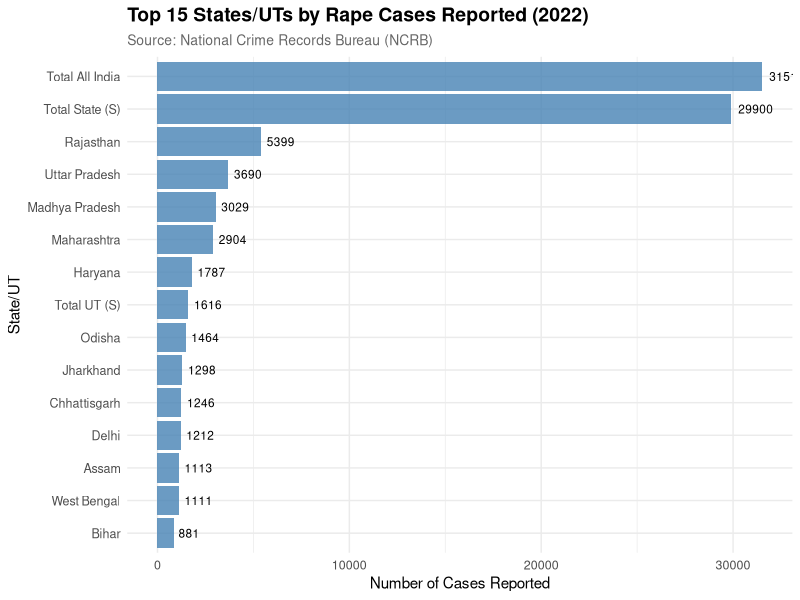
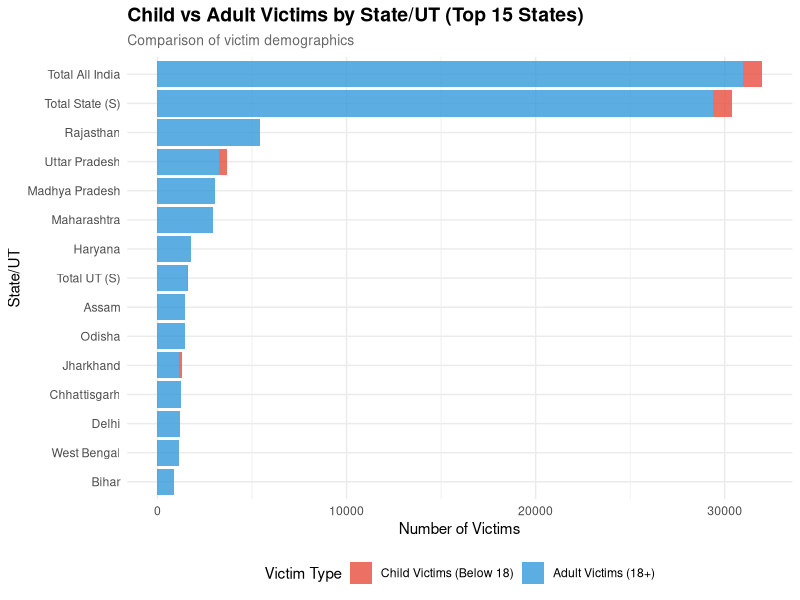
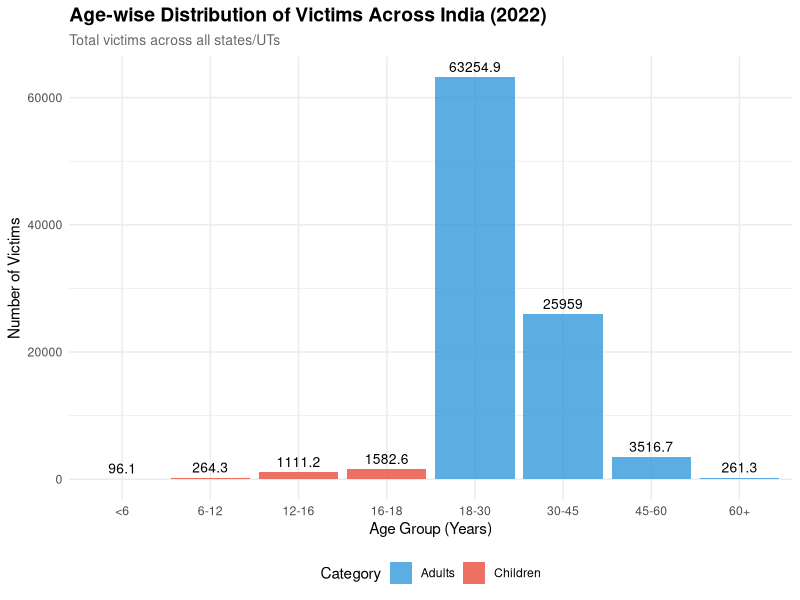
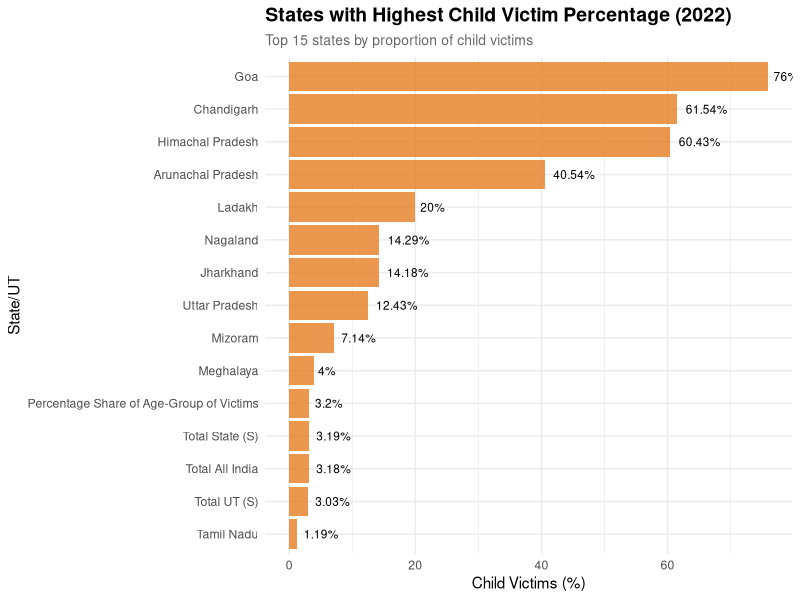
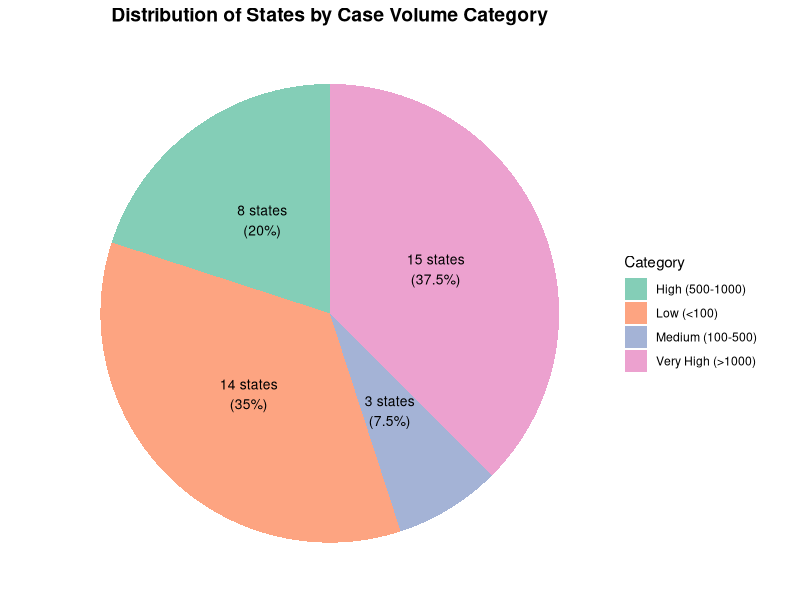
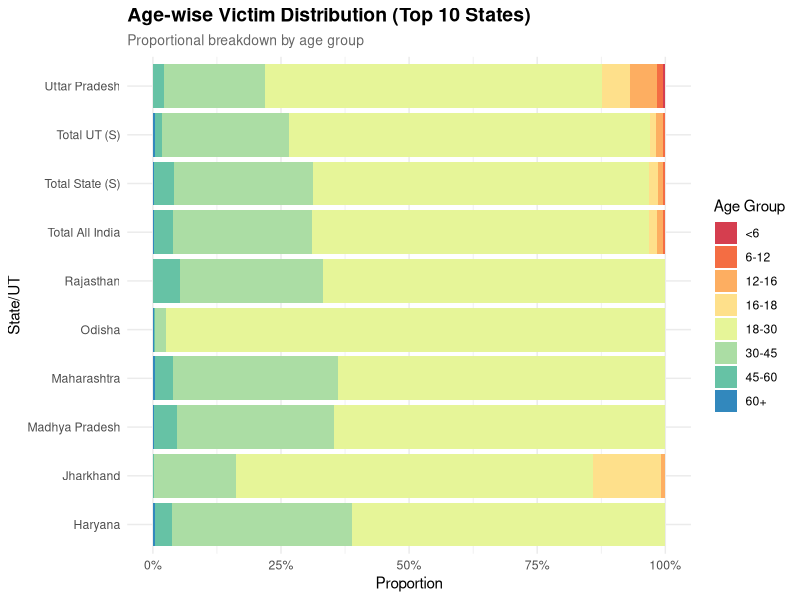

Source code (R) for these figures, in order: (Note: this script raises an error after producing the figures.)
library(dplyr)
library(ggplot2)
library(readr)
library(tidyr)

# ============================================
# 1. READ CSV FILE
# ============================================

# File path: "Data/NCRB_DATA.3.csv
df_raw <- read.csv("Data/NCRB_DATA.3.csv", stringsAsFactors = FALSE)

# View structure
print("Dataset Structure:")
str(df_raw)

# View first few rows
print("First 10 rows:")
print(head(df_raw, 10))

# View column names
print("Column Names:")
print(names(df_raw))

# Check dimensions
cat("\nDataset has", nrow(df_raw), "rows and", ncol(df_raw), "columns\n")

# ============================================
# 2. DATA INSPECTION
# ============================================

# Check for missing values
print("\nMissing Values:")
print(colSums(is.na(df_raw)))

# Summary statistics
print("\nSummary Statistics:")
summary(df_raw)

# ============================================
# 3. DATA CLEANING & TRANSFORMATION
# ============================================

# Assuming the CSV has these columns based on the XML structure
# If column names are different, adjust accordingly

# Clean column names (remove special characters if needed)
names(df_raw) <- gsub("\\.", "_", names(df_raw))
names(df_raw) <- tolower(names(df_raw))

# Create cleaned dataset with meaningful names
df_clean <- df_raw %>%
    # Rename columns for easier analysis
    rename(
        sl_no = sl__no_,
        state_ut = state_ut,
        cases_reported = cases_reported___col__3_,
        child_below_6 = child_victims_of_rape__below_18_yrs____below_6_years___col__4_,
        child_6_to_12 = child_victims_of_rape__below_18_yrs____6_years_and_above___below_12_years___col__5_,
        child_12_to_16 = child_victims_of_rape__below_18_yrs____12_years_and_above___below_16_years___col__6_,
        child_16_to_18 = child_victims_of_rape__below_18_yrs____16_years_and_above___below_18_years___col__7_,
        total_child_victims = child_victims_of_rape__below_18_yrs____total_girl___child_victims___col__8_,
        women_18_to_30 = women_victims_of_rape__above_18_years____18_years_and_above___below_30_years___col__9_,
        women_30_to_45 = women_victims_of_rape__above_18_years____30_years_and_above___below_45_years___col__10_,
        women_45_to_60 = women_victims_of_rape__above_18_years____45_years_and_above___below_60_years___col__11_,
        women_above_60 = women_victims_of_rape__above_18_years____60_years_and_above___col__12_,
        total_women_victims = women_victims_of_rape__above_18_years____total_women___adult_victims___col__13_,
        total_victims = total_victims__col_8_col_13____col__14_
    ) %>%
    # Convert numeric columns
    mutate(across(c(cases_reported:total_victims), as.numeric)) %>%
    # Calculate derived metrics
    mutate(
        # Percentages
        child_percentage = round((total_child_victims / total_victims) * 100, 2),
        women_percentage = round((total_women_victims / total_victims) * 100, 2),

        # Replace NA percentages with 0
        child_percentage = ifelse(is.na(child_percentage) | is.infinite(child_percentage), 0, child_percentage),
        women_percentage = ifelse(is.na(women_percentage) | is.infinite(women_percentage), 0, women_percentage),

        # Categorize states by case volume
        case_category = case_when(
            cases_reported < 100 ~ "Low (<100)",
            cases_reported < 500 ~ "Medium (100-500)",
            cases_reported < 1000 ~ "High (500-1000)",
            TRUE ~ "Very High (>1000)"
        ),

        # Most vulnerable age group for children
        most_vulnerable_child_age = case_when(
            total_child_victims == 0 ~ "No Child Victims",
            child_below_6 == pmax(child_below_6, child_6_to_12, child_12_to_16, child_16_to_18, na.rm = TRUE) ~ "Below 6",
            child_6_to_12 == pmax(child_below_6, child_6_to_12, child_12_to_16, child_16_to_18, na.rm = TRUE) ~ "6-12",
            child_12_to_16 == pmax(child_below_6, child_6_to_12, child_12_to_16, child_16_to_18, na.rm = TRUE) ~ "12-16",
            child_16_to_18 == pmax(child_below_6, child_6_to_12, child_12_to_16, child_16_to_18, na.rm = TRUE) ~ "16-18",
            TRUE ~ "Multiple Equal"
        ),

        # Most vulnerable age group for women
        most_vulnerable_women_age = case_when(
            women_18_to_30 == pmax(women_18_to_30, women_30_to_45, women_45_to_60, women_above_60, na.rm = TRUE) ~ "18-30",
            women_30_to_45 == pmax(women_18_to_30, women_30_to_45, women_45_to_60, women_above_60, na.rm = TRUE) ~ "30-45",
            women_45_to_60 == pmax(women_18_to_30, women_30_to_45, women_45_to_60, women_above_60, na.rm = TRUE) ~ "45-60",
            women_above_60 == pmax(women_18_to_30, women_30_to_45, women_45_to_60, women_above_60, na.rm = TRUE) ~ "60+",
            TRUE ~ "Multiple Equal"
        )
    ) %>%
    # Sort by cases reported
    arrange(desc(cases_reported))

print("\nCleaned Data Sample:")
print(head(df_clean, 5))

# ============================================
# 4. COMPREHENSIVE ANALYSIS
# ============================================

# Overall Statistics
cat("\n========================================\n")
cat("OVERALL STATISTICS - ALL INDIA (2022)\n")
cat("========================================\n")

total_stats <- df_clean |>
    summarise(
        total_states = n(),
        total_cases = sum(cases_reported, na.rm = TRUE),
        total_child_victims = sum(total_child_victims, na.rm = TRUE),
        total_women_victims = sum(total_women_victims, na.rm = TRUE),
        total_all_victims = sum(total_victims, na.rm = TRUE),
        avg_cases_per_state = round(mean(cases_reported, na.rm = TRUE), 2),
        median_cases = median(cases_reported, na.rm = TRUE),
        max_cases = max(cases_reported, na.rm = TRUE),
        min_cases = min(cases_reported, na.rm = TRUE),
        child_victim_percentage = round((sum(total_child_victims, na.rm = TRUE) / sum(total_victims, na.rm = TRUE)) * 100, 2),
        women_victim_percentage = round((sum(total_women_victims, na.rm = TRUE) / sum(total_victims, na.rm = TRUE)) * 100, 2)
    )

print(total_stats)

# Top 10 States by Cases Reported
cat("\n========================================\n")
cat("TOP 10 STATES BY CASES REPORTED\n")
cat("========================================\n")

top_10_states <- df_clean |>
    select(state_ut, cases_reported, total_child_victims, total_women_victims, total_victims) |>
    head(10)

print(top_10_states)

# Bottom 10 States by Cases Reported
cat("\n========================================\n")
cat("BOTTOM 10 STATES BY CASES REPORTED\n")
cat("========================================\n")

bottom_10_states <- df_clean |>
    select(state_ut, cases_reported, total_child_victims, total_women_victims) |>
    tail(10)

print(bottom_10_states)

# States with Highest Child Victim Percentage
cat("\n========================================\n")
cat("TOP 10 STATES BY CHILD VICTIM PERCENTAGE\n")
cat("========================================\n")

top_child_percentage <- df_clean |>
    filter(total_victims > 0) |>
    select(state_ut, child_percentage, total_child_victims, total_victims) |>
    arrange(desc(child_percentage)) |>
    head(10)

print(top_child_percentage)

# Age Distribution Analysis (All India)
cat("\n========================================\n")
cat("AGE-WISE DISTRIBUTION (ALL INDIA)\n")
cat("========================================\n")

age_distribution <- df_clean |>
    summarise(
        below_6 = sum(child_below_6, na.rm = TRUE),
        age_6_12 = sum(child_6_to_12, na.rm = TRUE),
        age_12_16 = sum(child_12_to_16, na.rm = TRUE),
        age_16_18 = sum(child_16_to_18, na.rm = TRUE),
        age_18_30 = sum(women_18_to_30, na.rm = TRUE),
        age_30_45 = sum(women_30_to_45, na.rm = TRUE),
        age_45_60 = sum(women_45_to_60, na.rm = TRUE),
        above_60 = sum(women_above_60, na.rm = TRUE)
    )

print(age_distribution)

# Calculate percentage for each age group
age_dist_pct <- age_distribution |>
    mutate(
        total = sum(c_across(everything())),
        across(everything(), ~ round((.x / total) * 100, 2))
    ) |>
    select(-total)

cat("\nAge Distribution (Percentage):\n")
print(age_dist_pct)

# Case Category Distribution
cat("\n========================================\n")
cat("STATES BY CASE VOLUME CATEGORY\n")
cat("========================================\n")

category_summary <- df_clean |>
    group_by(case_category) |>
    summarise(
        num_states = n(),
        total_cases = sum(cases_reported, na.rm = TRUE),
        avg_cases = round(mean(cases_reported, na.rm = TRUE), 2)
    ) |>
    arrange(desc(total_cases))

print(category_summary)

# ============================================
# 5. VISUALIZATIONS
# ============================================

# Set theme for all plots
theme_set(theme_minimal())

# Plot 1: Top 15 States by Cases Reported
cat("\nCreating visualizations...\n")

p1 <- df_clean |>
    head(15) |>
    ggplot(aes(x = reorder(state_ut, cases_reported), y = cases_reported)) +
    geom_bar(stat = "identity", fill = "steelblue", alpha = 0.8) +
    geom_text(aes(label = cases_reported), hjust = -0.2, size = 3) +
    coord_flip() +
    labs(
        title = "Top 15 States/UTs by Rape Cases Reported (2022)",
        subtitle = "Source: National Crime Records Bureau (NCRB)",
        x = "State/UT",
        y = "Number of Cases Reported"
    ) +
    theme(
        plot.title = element_text(face = "bold", size = 14),
        plot.subtitle = element_text(size = 10, color = "gray40"),
        axis.text = element_text(size = 9)
    )

print(p1)

# Plot 2: Child vs Adult Victims (Stacked Bar)
p2 <- df_clean |>
    head(15) |>
    select(state_ut, total_child_victims, total_women_victims) |>
    pivot_longer(
        cols = c(total_child_victims, total_women_victims),
        names_to = "victim_type",
        values_to = "count"
    ) |>
    ggplot(aes(x = reorder(state_ut, count), y = count, fill = victim_type)) +
    geom_bar(stat = "identity", position = "stack", alpha = 0.8) +
    coord_flip() +
    labs(
        title = "Child vs Adult Victims by State/UT (Top 15 States)",
        subtitle = "Comparison of victim demographics",
        x = "State/UT",
        y = "Number of Victims",
        fill = "Victim Type"
    ) +
    scale_fill_manual(
        values = c("total_child_victims" = "#E74C3C", "total_women_victims" = "#3498DB"),
        labels = c("Child Victims (Below 18)", "Adult Victims (18+)")
    ) +
    theme(
        plot.title = element_text(face = "bold", size = 14),
        plot.subtitle = element_text(size = 10, color = "gray40"),
        legend.position = "bottom"
    )

print(p2)

# Plot 3: Age Distribution (All India)
age_dist_df <- data.frame(
    age_group = c("<6", "6-12", "12-16", "16-18", "18-30", "30-45", "45-60", "60+"),
    count = as.numeric(age_distribution),
    category = c(rep("Children", 4), rep("Adults", 4))
)

p3 <- ggplot(age_dist_df, aes(x = factor(age_group, levels = age_group), y = count, fill = category)) +
    geom_bar(stat = "identity", alpha = 0.8) +
    geom_text(aes(label = count), vjust = -0.5, size = 3.5) +
    labs(
        title = "Age-wise Distribution of Victims Across India (2022)",
        subtitle = "Total victims across all states/UTs",
        x = "Age Group (Years)",
        y = "Number of Victims",
        fill = "Category"
    ) +
    scale_fill_manual(values = c("Children" = "#E74C3C", "Adults" = "#3498DB")) +
    theme(
        plot.title = element_text(face = "bold", size = 14),
        plot.subtitle = element_text(size = 10, color = "gray40"),
        legend.position = "bottom",
        axis.text.x = element_text(angle = 0, hjust = 0.5)
    )

print(p3)

# Plot 4: Child Victim Percentage by State
p4 <- df_clean |>
    filter(total_victims > 0) |>
    arrange(desc(child_percentage)) |>
    head(15) |>
    ggplot(aes(x = reorder(state_ut, child_percentage), y = child_percentage)) +
    geom_bar(stat = "identity", fill = "#E67E22", alpha = 0.8) +
    geom_text(aes(label = paste0(child_percentage, "%")), hjust = -0.2, size = 3) +
    coord_flip() +
    labs(
        title = "States with Highest Child Victim Percentage (2022)",
        subtitle = "Top 15 states by proportion of child victims",
        x = "State/UT",
        y = "Child Victims (%)"
    ) +
    theme(
        plot.title = element_text(face = "bold", size = 14),
        plot.subtitle = element_text(size = 10, color = "gray40")
    )

print(p4)

# Plot 5: Case Volume Categories (Pie Chart)
category_data <- df_clean |>
    count(case_category) |>
    mutate(percentage = round((n / sum(n)) * 100, 1))

p5 <- ggplot(category_data, aes(x = "", y = n, fill = case_category)) +
    geom_bar(stat = "identity", width = 1, alpha = 0.8) +
    coord_polar("y", start = 0) +
    geom_text(aes(label = paste0(n, " states\n(", percentage, "%)")),
        position = position_stack(vjust = 0.5), size = 3.5
    ) +
    labs(
        title = "Distribution of States by Case Volume Category",
        fill = "Category"
    ) +
    theme_void() +
    theme(
        plot.title = element_text(face = "bold", size = 14, hjust = 0.5),
        legend.position = "right"
    ) +
    scale_fill_brewer(palette = "Set2")

print(p5)

# Plot 6: Comparison of Top 10 States - Detailed Age Breakdown
p6 <- df_clean |>
    head(10) |>
    select(
        state_ut, child_below_6, child_6_to_12, child_12_to_16,
        child_16_to_18, women_18_to_30, women_30_to_45,
        women_45_to_60, women_above_60
    ) |>
    pivot_longer(cols = -state_ut, names_to = "age_group", values_to = "count") |>
    mutate(
        age_group = factor(age_group,
            levels = c(
                "child_below_6", "child_6_to_12", "child_12_to_16",
                "child_16_to_18", "women_18_to_30", "women_30_to_45",
                "women_45_to_60", "women_above_60"
            ),
            labels = c(
                "<6", "6-12", "12-16", "16-18",
                "18-30", "30-45", "45-60", "60+"
            )
        )
    ) |>
    ggplot(aes(x = state_ut, y = count, fill = age_group)) +
    geom_bar(stat = "identity", position = "fill") +
    coord_flip() +
    labs(
        title = "Age-wise Victim Distribution (Top 10 States)",
        subtitle = "Proportional breakdown by age group",
        x = "State/UT",
        y = "Proportion",
        fill = "Age Group"
    ) +
    scale_y_continuous(labels = scales::percent) +
    scale_fill_brewer(palette = "Spectral") +
    theme(
        plot.title = element_text(face = "bold", size = 14),
        plot.subtitle = element_text(size = 10, color = "gray40"),
        legend.position = "right"
    )

print(p6)

# ============================================
# 6. SAVE ALL OUTPUTS
# ============================================

cat("\nSaving outputs...\n")

# Save cleaned data
write.csv(df_clean, "Output/CSV/ncrb_rape_data_2022_cleaned.csv", row.names = FALSE)

# Save analysis results
sink("Output/CSV//ncrb_analysis_report_2022.txt")
cat("=", rep("=", 60), "\n", sep = "")
cat("NCRB RAPE VICTIMS DATA ANALYSIS REPORT - 2022\n")
cat("=", rep("=", 60), "\n\n", sep = "")

cat("OVERALL STATISTICS - ALL INDIA\n")
cat("-", rep("-", 60), "\n", sep = "")
print(total_stats)

cat("\n\nTOP 10 STATES BY CASES REPORTED\n")
cat("-", rep("-", 60), "\n", sep = "")
print(top_10_states)

cat("\n\nBOTTOM 10 STATES BY CASES REPORTED\n")
cat("-", rep("-", 60), "\n", sep = "")
print(bottom_10_states)

cat("\n\nTOP 10 STATES BY CHILD VICTIM PERCENTAGE\n")
cat("-", rep("-", 60), "\n", sep = "")
print(top_child_percentage)

cat("\n\nAGE-WISE DISTRIBUTION (ALL INDIA)\n")
cat("-", rep("-", 60), "\n", sep = "")
cat("Absolute Numbers:\n")
print(age_distribution)
cat("\nPercentage Distribution:\n")
print(age_dist_pct)

cat("\n\nSTATES BY CASE VOLUME CATEGORY\n")
cat("-", rep("-", 60), "\n", sep = "")
print(category_summary)

cat("\n\nREPORT GENERATED ON:", format(Sys.time(), "%Y-%m-%d %H:%M:%S"), "\n")
sink()

# Save plots
ggsave("Output/CSV//plot1_top15_states_cases.png", p1, width = 12, height = 8, dpi = 300)
ggsave("Output/CSV/plot2_child_vs_adult_victims.png", p2, width = 12, height = 8, dpi = 300)
ggsave("Output/CSV/plot3_age_distribution_india.png", p3, width = 12, height = 7, dpi = 300)
ggsave("Output/CSV/plot4_child_victim_percentage.png", p4, width = 12, height = 8, dpi = 300)
ggsave("Output/CSV/plot5_case_volume_categories.png", p5, width = 10, height = 8, dpi = 300)
ggsave("plot6_age_breakdown_top10.png", p6, width = 12, height = 8, dpi = 300)

# ============================================
# 7. CREATE SUMMARY DASHBOARD DATA
# ============================================

# Create a summary for quick reference
dashboard_summary <- list(
    report_title = "NCRB Rape Victims Analysis 2022",
    report_date = Sys.Date(),
    key_metrics = total_stats,
    top_5_states = head(top_10_states, 5),
    age_distribution = age_distribution,
    category_summary = category_summary
)

# Save as RDS for later use
saveRDS(dashboard_summary, "Output/CSV/dashboard_summary.rds")

# ============================================
# 8. FINAL SUMMARY
# ============================================

cat("\n", rep("=", 70), "\n", sep = "")
cat("ANALYSIS COMPLETE!\n")
cat(rep("=", 70), "\n\n", sep = "")

cat("Files Created:\n")
cat("  ✓ ncrb_rape_data_2022_cleaned.csv - Cleaned dataset\n")
cat("  ✓ ncrb_analysis_report_2022.txt - Detailed text report\n")
cat("  ✓ dashboard_summary.rds - Summary data for dashboard\n")
cat("  ✓ plot1_top15_states_cases.png\n")
cat("  ✓ plot2_child_vs_adult_victims.png\n")
cat("  ✓ plot3_age_distribution_india.png\n")
cat("  ✓ plot4_child_victim_percentage.png\n")
cat("  ✓ plot5_case_volume_categories.png\n")
cat("  ✓ plot6_age_breakdown_top10.png\n")

cat("\nKey Findings:\n")
cat("  • Total Cases Reported:", total_stats$total_cases, "\n")
cat("  • Total Victims:", total_stats$total_all_victims, "\n")
cat(
    "  • Child Victims:", total_stats$total_child_victims,
    "(", total_stats$child_victim_percentage, "%)\n"
)
cat(
    "  • Adult Victims:", total_stats$total_women_victims,
    "(", total_stats$women_victim_percentage, "%)\n"
)
cat(
    "  • State with Most Cases:", top_10_states$state_ut[1],
    "(", top_10_states$cases_reported[1], "cases)\n"
)

cat("\n", rep("=", 70), "\n", sep = "")
